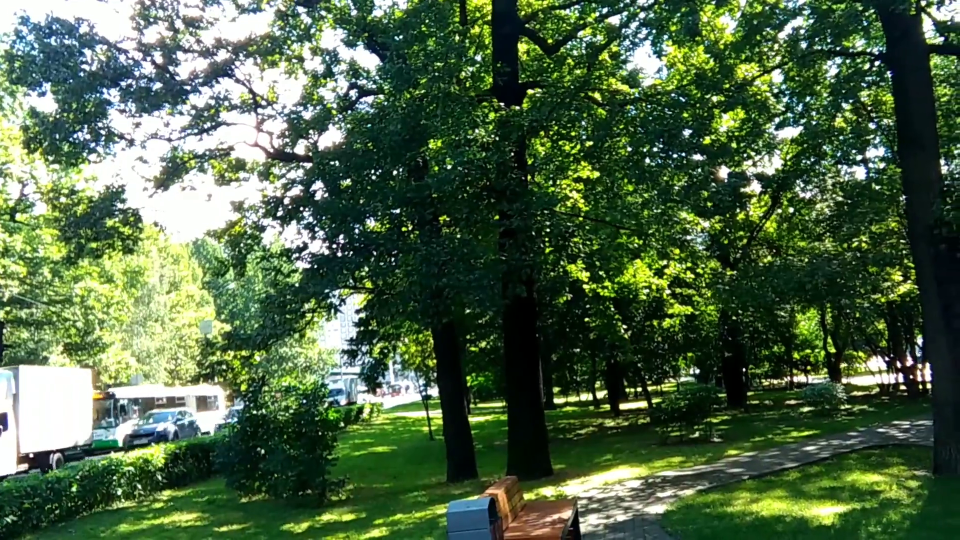
#> input picture frame 17 of images/sample-5s.mp4, 1920 x 1080 px, given in place of the camera (shown at 1/2 size)
$ python task.py
#> lines starting #> are read from the running program, lines starting #| are printed output that depends on the picture; after the words box and inside, x2 and y2 are one past the last pixel; in counts of white or black regions, pixels touching at a corner belong together
import cv2
number_video = 0

def write_video_move(kernel_size, standard_deviation, thresh_value, min_area):
#> called with kernel_size = 3, standard_deviation = 50, thresh_value = 60, min_area = 20
    global number_video
    number_video+=1
    video = cv2.VideoCapture(0, cv2.CAP_ANY)

    ret, frame = video.read()
#> frame is the input picture: shape (1080, 1920, 3); mean B, G, R 69.7, 100.9, 77.8
    img = cv2.cvtColor(frame, cv2.COLOR_BGR2GRAY)
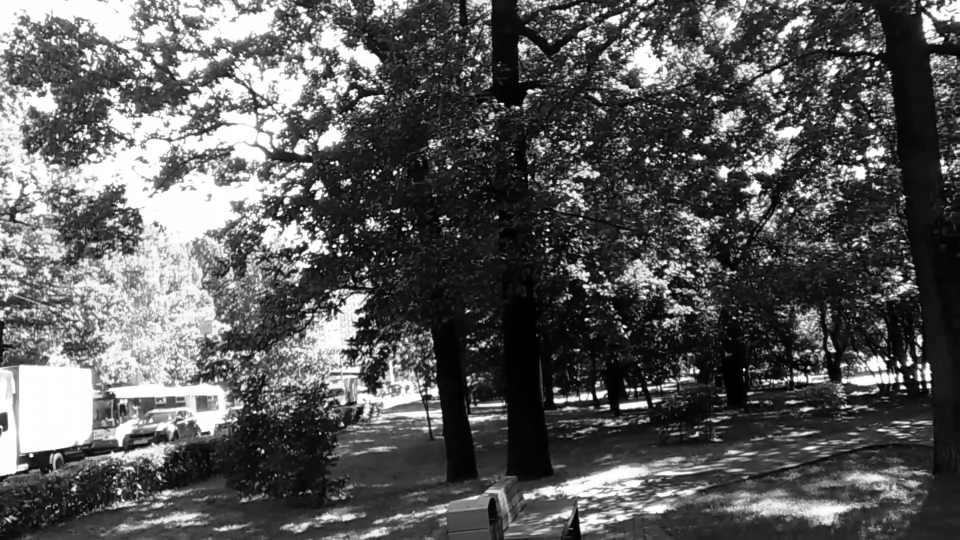
#> img: shape (1080, 1920) (shown at 1/2 size); min 0, max 255, mean 90.4
    img = cv2.GaussianBlur(img, (kernel_size, kernel_size), standard_deviation)

    w = int(video.get(cv2.CAP_PROP_FRAME_WIDTH))
    h = int(video.get(cv2.CAP_PROP_FRAME_HEIGHT))
    fourcc = cv2.VideoWriter_fourcc(*'mp4v')
    video_writer = cv2.VideoWriter(r'.\output' + str(number_video) + '.mp4', fourcc, 20, (w, h))


    while True:
        # предыдущее изображение
        last_img = img.copy()
        ret, frame = video.read()
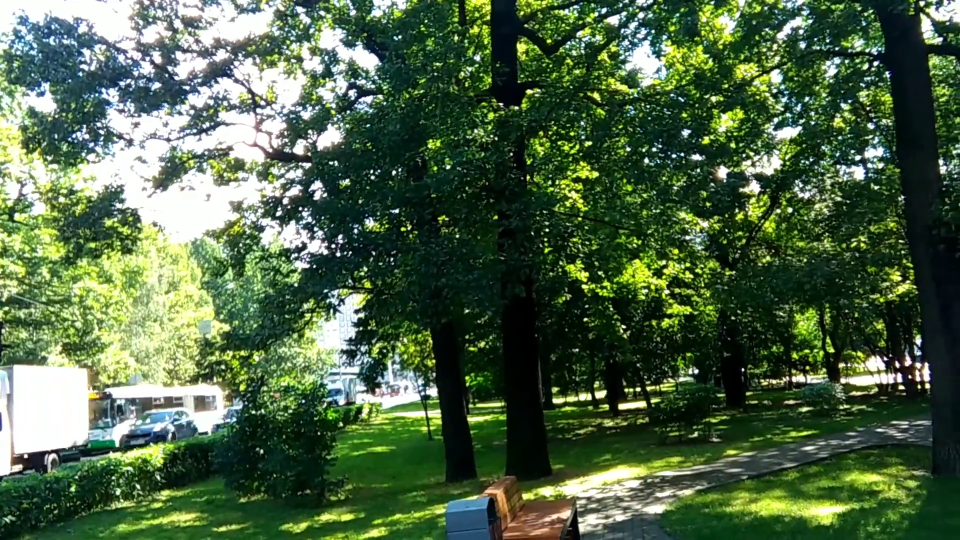
#> input picture frame 18 of images/sample-5s.mp4, 1920 x 1080 px, given in place of the camera (shown at 1/2 size)
#> frame is the input picture: shape (1080, 1920, 3); mean B, G, R 69.5, 100.7, 77.5
        if not ret:
            break
        img = cv2.cvtColor(frame, cv2.COLOR_BGR2GRAY)
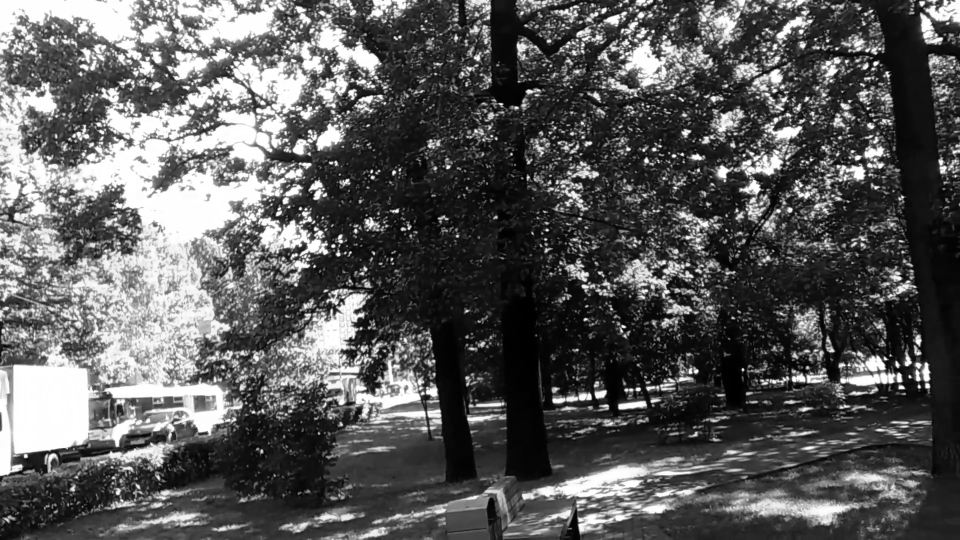
#> img: shape (1080, 1920) (shown at 1/2 size); min 0, max 255, mean 90.2
        img = cv2.GaussianBlur(img, (kernel_size, kernel_size), standard_deviation)

        # вычисляем разницу
        diff = cv2.absdiff(img, last_img)
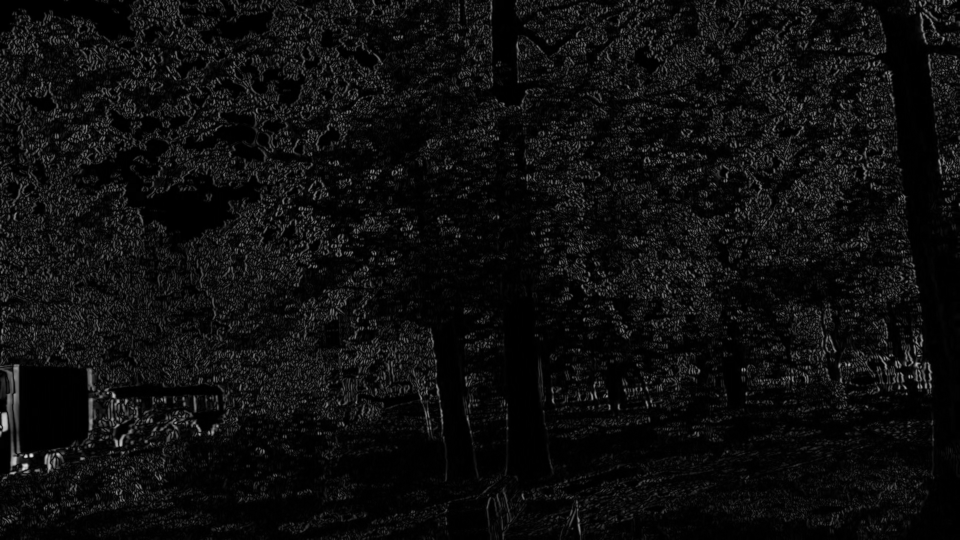
#> diff: shape (1080, 1920) (shown at 1/2 size); min 0, max 229, mean 14.2

        # бинаризируем её превращая пиксели, превышающие порог delta_tresh, в белый цвет, а остальные в черный
        #treshhold возвращает изображение и пороговое значение
        # сохраняем матрицу
        thresh = cv2.threshold(diff, thresh_value, 255, cv2.THRESH_BINARY)[1]
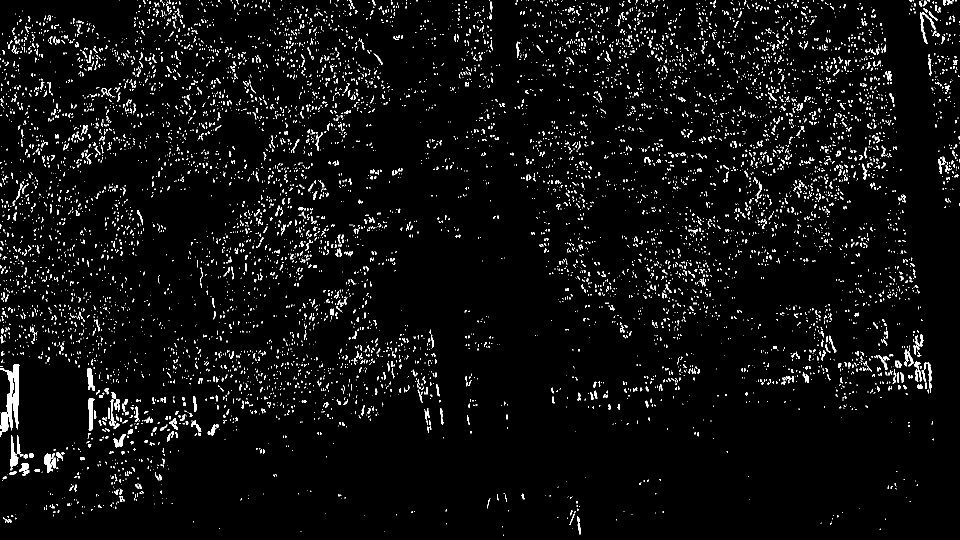
#> thresh: shape (1080, 1920) (shown at 1/2 size); 4.2% white in thin lines or dots

        # нахождение контуров - находим только внейшние контуры - сжимает горизонтальные, вертикальные и диагональные сегменты и оставляет только их конечные точки
        (conturs, _) = cv2.findContours(thresh, cv2.RETR_EXTERNAL, cv2.CHAIN_APPROX_SIMPLE)
#> conturs = 8381 contours, 8047 with area under 20; largest, box (x1, y1, x2, y2) and area: (26, 729, 39, 859) 962, (0, 736, 27, 861) 817, (0, 824, 17, 873) 452, (177, 796, 189, 861) 452, (21, 870, 37, 941) 428

        # если на кадре есть хотя бы один контур, чья площадь достаточно большая то записываем кадр
        contur_areas = map(cv2.contourArea, conturs)
        #контуры с площадью больше заданной
        for area in contur_areas:
            if area>=min_area:
                video_writer.write(frame)
                break
#> this loop made 8 passes
#> area on pass 8: 58
    cv2.waitKey(0)
    video_writer.release()

kernel_size = 3
standard_deviation = 50
thresh_value = 60
min_area = 20
write_video_move(kernel_size, standard_deviation, thresh_value, min_area)

$ run again, starting later in the video
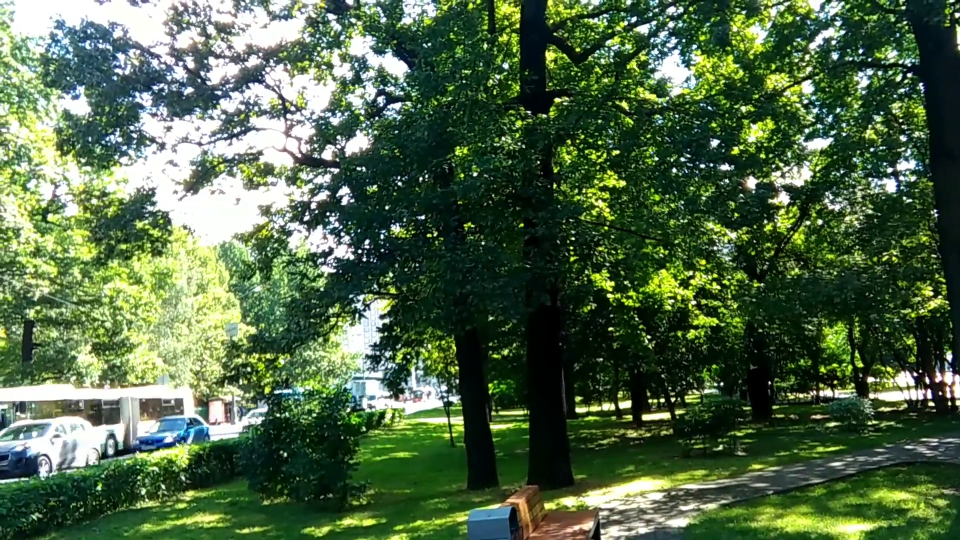
#> input picture frame 76 of images/sample-5s.mp4, 1920 x 1080 px, given in place of the camera (shown at 1/2 size)
#> in write_video_move, frame is the input picture: shape (1080, 1920, 3); mean B, G, R 71, 103.4, 80.1
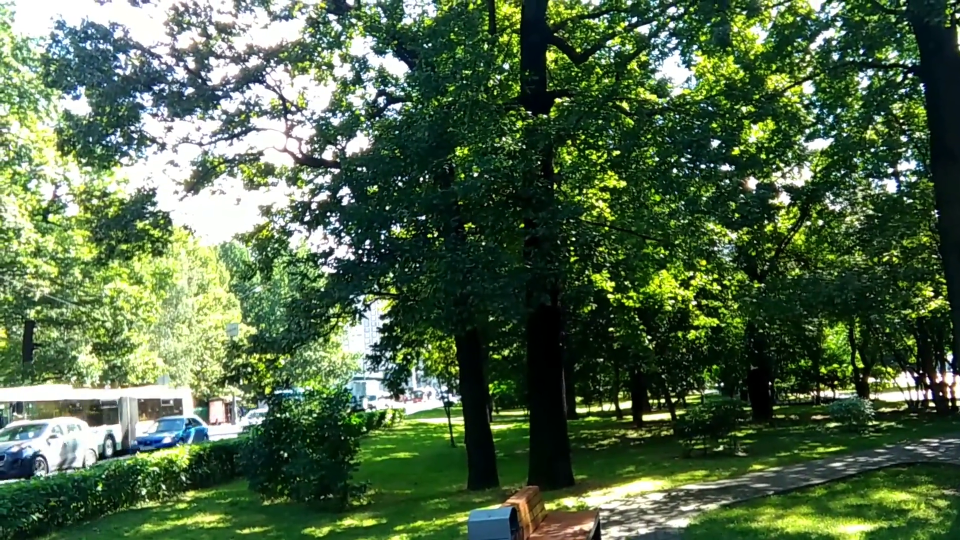
#> input picture frame 77 of images/sample-5s.mp4, 1920 x 1080 px, given in place of the camera (shown at 1/2 size)
#> in write_video_move, frame is the input picture: shape (1080, 1920, 3); mean B, G, R 71.6, 103.6, 80.7
#> in write_video_move, `thresh = cv2.threshold(diff, thresh_value, 255, cv2.THRESH_BINARY)[1]`:
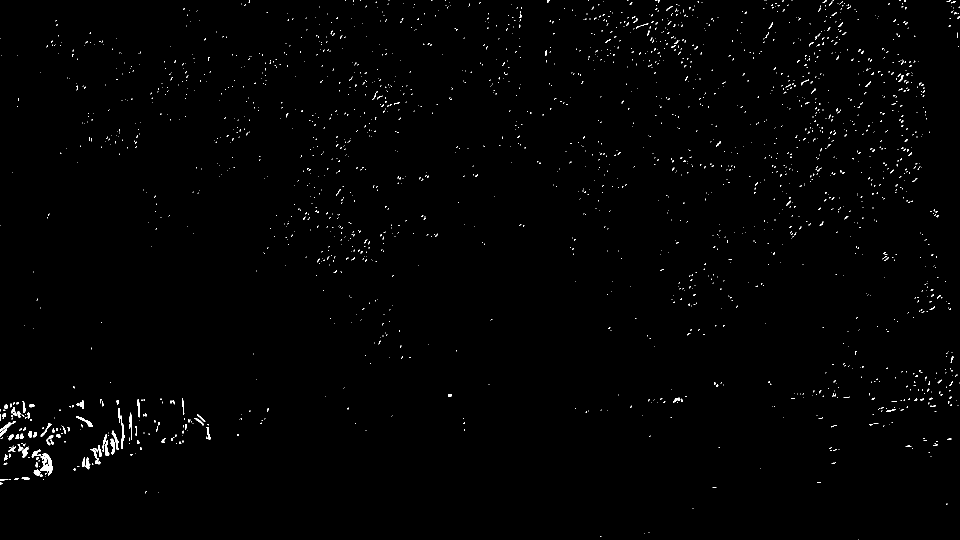
#> thresh: shape (1080, 1920) (shown at 1/2 size); 0.76% white in thin lines or dots
#> conturs = 2127 contours, 2071 with area under 20; largest, box (x1, y1, x2, y2) and area: (80, 907, 106, 951) 448, (241, 831, 249, 898) 151, (152, 832, 185, 854) 148, (221, 877, 230, 909) 132, (223, 861, 237, 900) 126
#> the loop in write_video_move, `for area in contur_areas:` made 16 passes
#> area on pass 16: 46
